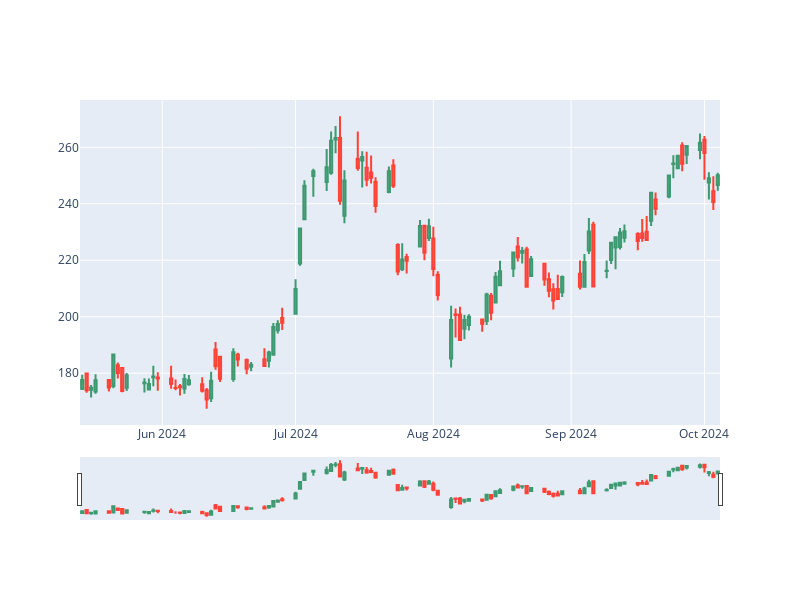

Write notebook code for a chart like this one.
### Code cell
client.plot_candlestick(symbol="TSLA")
